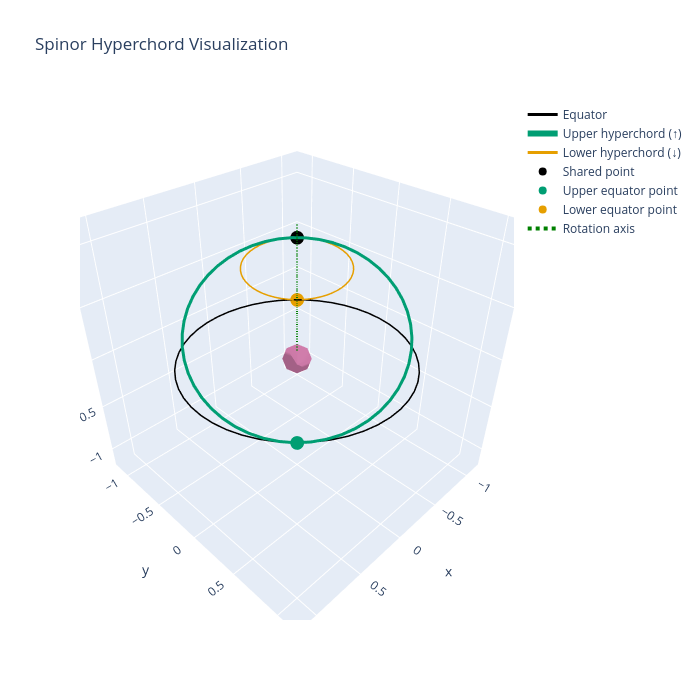

The code cell stored with this chart in its notebook:
### Markdown cell above
## 3D Interactive Visualization (Plotly)

For a fully interactive 3D visualization, we can use Plotly:

### Code cell
# Create an interactive Plotly visualization
s = Spinor.from_angles(np.pi/3, np.pi/4)
fig = create_interactive_3d(s, show_rotation_axis=np.array([0, 0, 1]))
fig.show()
